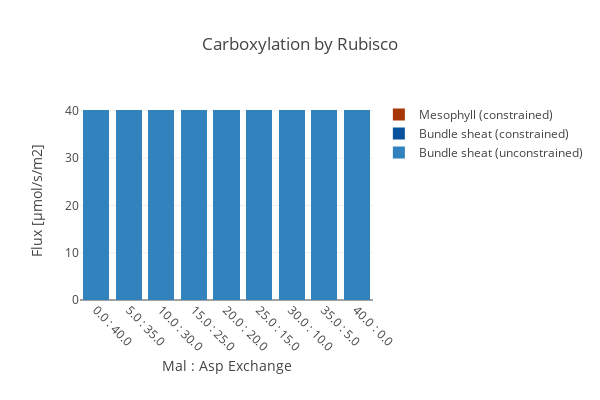

Source (notebook cell):
### Code cell
create_bar_plot_rxn(D_fba, D_exp,
                    {'[M]_RBC_h':'Mesophyll (constrained)','[B]_RBC_h_Ex':'Bundle sheat (constrained)',
                 '[B]_RBC_h': 'Bundle sheat (unconstrained)'},
                    'Carboxylation by Rubisco', xaxis_title,
                    stacked = True, save_fig=save_fig)

### Figure 1 — Plotly figure (JSON) as saved in the notebook; plotly's stock layout.template omitted (floating-point values rounded to 4 significant figures)
{"data": [{"marker": {"color": "rgb(49,130,189)"}, "name": "Bundle sheat (unconstrained)", "type": "bar", "uid": "4ddb1a40-7547-40f7-a0bb-a04ce85c6223", "x": ["0.0 : 40.0", "5.0 : 35.0", "10.0 : 30.0", "15.0 : 25.0", "20.0 : 20.0", "25.0 : 15.0", "30.0 : 10.0", "35.0 : 5.0", "40.0 : 0.0"], "y": [40.18, 40.18, 40.18, 40.18, 40.18, 40.18, 40.18, 40.18, 40.18]}, {"marker": {"color": "rgb(8,81,156)"}, "name": "Bundle sheat (constrained)", "type": "bar", "uid": "e9808020-0c9c-4452-af7d-e6bf3bf9922e", "x": ["0.0 : 40.0", "5.0 : 35.0", "10.0 : 30.0", "15.0 : 25.0", "20.0 : 20.0", "25.0 : 15.0", "30.0 : 10.0", "35.0 : 5.0", "40.0 : 0.0"], "y": [0, 0, 0, 0, 3.211e-14, 0, 0, 0, 0]}, {"marker": {"color": "rgb(166,54,3)"}, "name": "Mesophyll (constrained)", "type": "bar", "uid": "c630cb46-0461-4c83-b063-f08e5800f684", "x": ["0.0 : 40.0", "5.0 : 35.0", "10.0 : 30.0", "15.0 : 25.0", "20.0 : 20.0", "25.0 : 15.0", "30.0 : 10.0", "35.0 : 5.0", "40.0 : 0.0"], "y": [3.374e-15, 0, 0, 2.102e-15, 1.987e-15, 0, 1.199e-14, 2.016e-15, 0]}], "layout": {"barmode": "stack", "height": 400, "margin": {"b": 100}, "title": {"text": "Carboxylation by Rubisco"}, "width": 600, "xaxis": {"tickangle": 45, "title": {"text": "Mal : Asp Exchange"}}, "yaxis": {"autorange": true, "title": {"text": "Flux [µmol/s/m2]"}}}}
